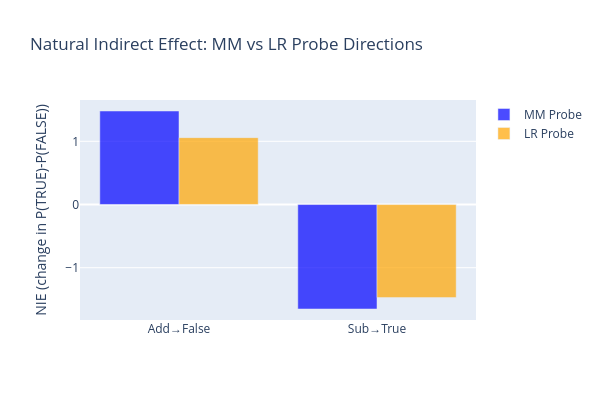

Source (notebook cell):
### Markdown cell above
### Comparing MM vs. LR interventions

Now let's repeat the intervention experiment using the LR probe's direction instead of the MM direction. We'll scale both directions the same way and compare the Natural Indirect Effects (NIEs).

As a reminder, the NIE for "add" on false statements = P_diff(add) - P_diff(none). A higher NIE means the direction is more causally implicated. Run the code below to see how the two probe types compare.

### Code cell
# Train LR probe on same data
lr_combined = LRProbe.from_data(combined_acts, combined_labels)
lr_direction = lr_combined.direction.detach()
lr_direction_hat = lr_direction / lr_direction.norm()
lr_proj_diff = ((true_mean - false_mean) @ lr_direction_hat).item()
lr_scaled_direction = lr_proj_diff * lr_direction_hat

# Run intervention for LR direction
lr_results = {}
for intervention_type in ["none", "add", "subtract"]:
    for subset in ["true", "false"]:
        mask = sp_eval_labels == (1 if subset == "true" else 0)
        subset_stmts = [s for s, m in zip(sp_eval_stmts, mask.tolist()) if m]
        p_diffs = intervention_experiment(
            subset_stmts,
            model,
            tokenizer,
            lr_scaled_direction,
            FEW_SHOT_PROMPT,
            TRUE_ID,
            FALSE_ID,
            intervene_layer_list,
            intervention=intervention_type,
        )
        lr_results[(intervention_type, subset)] = p_diffs.mean().item()

# Compute NIEs
mm_nie_false = results_intervention[("add", "false")] - results_intervention[("none", "false")]
mm_nie_true = results_intervention[("subtract", "true")] - results_intervention[("none", "true")]
lr_nie_false = lr_results[("add", "false")] - lr_results[("none", "false")]
lr_nie_true = lr_results[("subtract", "true")] - lr_results[("none", "true")]

nie_df = pd.DataFrame(
    {
        "Probe": ["MM", "MM", "LR", "LR"],
        "Intervention": ["Add to false", "Subtract from true", "Add to false", "Subtract from true"],
        "NIE": [f"{mm_nie_false:.4f}", f"{mm_nie_true:.4f}", f"{lr_nie_false:.4f}", f"{lr_nie_true:.4f}"],
    }
)
print("Natural Indirect Effects (NIE):")
display(nie_df)

# Side-by-side bar chart
fig = go.Figure()
fig.add_trace(
    go.Bar(
        name="MM Probe",
        x=["Add→False", "Sub→True"],
        y=[mm_nie_false, mm_nie_true],
        marker_color="blue",
        opacity=0.7,
    )
)
fig.add_trace(
    go.Bar(
        name="LR Probe",
        x=["Add→False", "Sub→True"],
        y=[lr_nie_false, lr_nie_true],
        marker_color="orange",
        opacity=0.7,
    )
)
fig.update_layout(
    title="Natural Indirect Effect: MM vs LR Probe Directions",
    yaxis_title="NIE (change in P(TRUE)-P(FALSE))",
    barmode="group",
    height=400,
    width=600,
)
fig.show()

### Figure 1 — Plotly figure (JSON) as saved in the notebook; plotly's stock layout.template omitted (floating-point values rounded to 4 significant figures)
{"data": [{"marker": {"color": "blue"}, "name": "MM Probe", "opacity": 0.7, "type": "bar", "x": ["Add→False", "Sub→True"], "y": [1.48, -1.654]}, {"marker": {"color": "orange"}, "name": "LR Probe", "opacity": 0.7, "type": "bar", "x": ["Add→False", "Sub→True"], "y": [1.058, -1.474]}], "layout": {"barmode": "group", "height": 400, "title": {"text": "Natural Indirect Effect: MM vs LR Probe Directions"}, "width": 600, "yaxis": {"title": {"text": "NIE (change in P(TRUE)-P(FALSE))"}}}}
